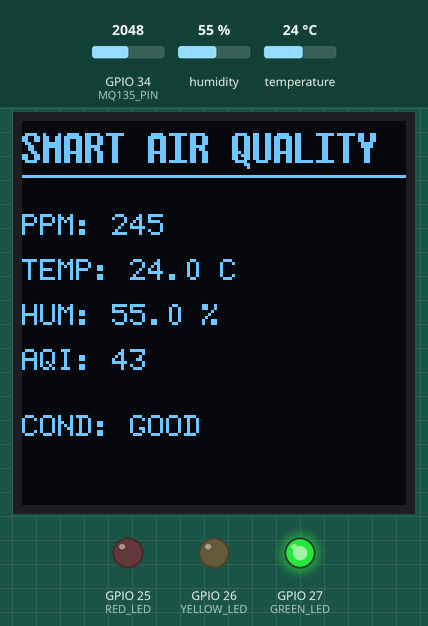
Simulated run of this sketch. Board: ESP32. On the bench: 128×128 one-colour display, output pins drawn as LEDs (lit = HIGH). Inputs (shaded band) come from the test bench; at power-on: humidity 55 %, GPIO 34 (MQ135_PIN) = 2048, temperature 24 °C. WiFi joins after 1.5 s; servers stay silent unless stated; pins used as bus, display or sensor lines are not drawn.

Above: at 2.7 s.
2.8 s: humidity set to 69 %
At 6.7 s:
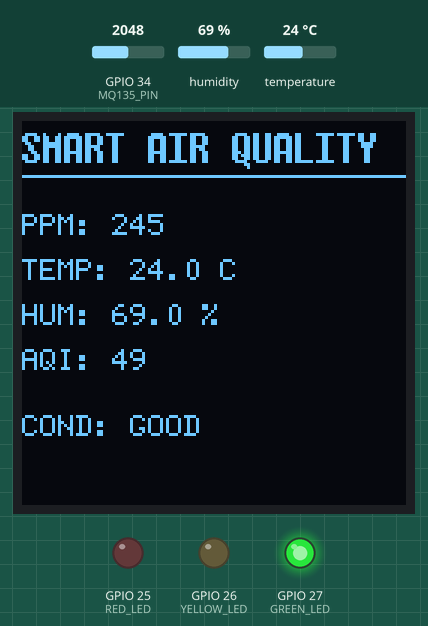
7.6 s: humidity set to 72 %
At 10.9 s:
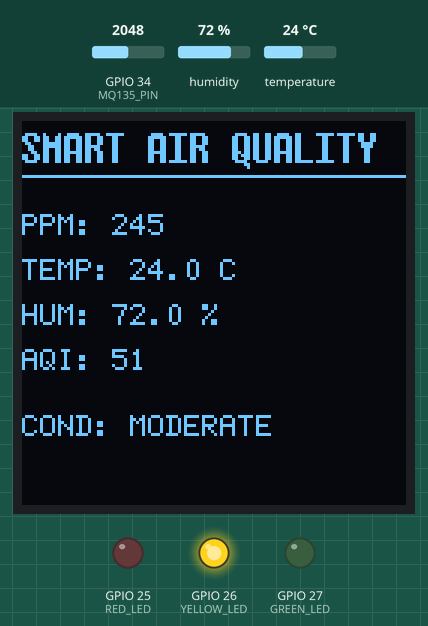
11.6 s: GPIO 34 (MQ135_PIN) set to 2866
At 13.3 s:
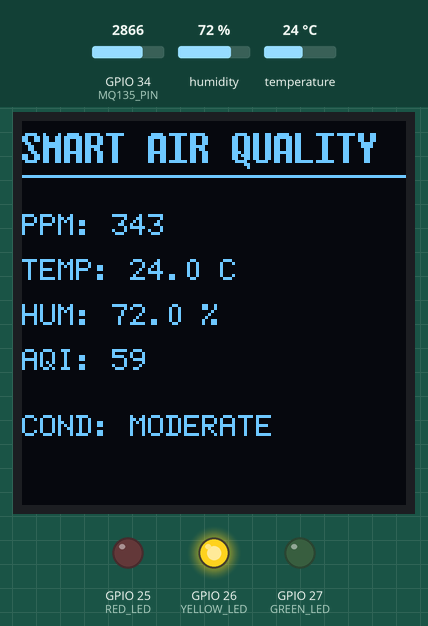
13.6 s: temperature set to 19.3 °C
At 15.2 s:
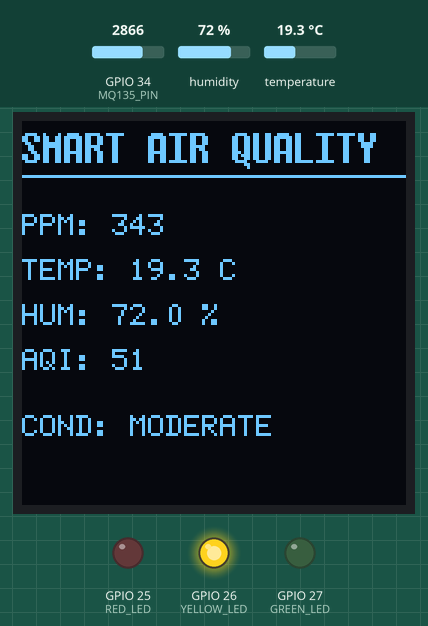
15.6 s: temperature set to 18.6 °C
At 19.3 s:
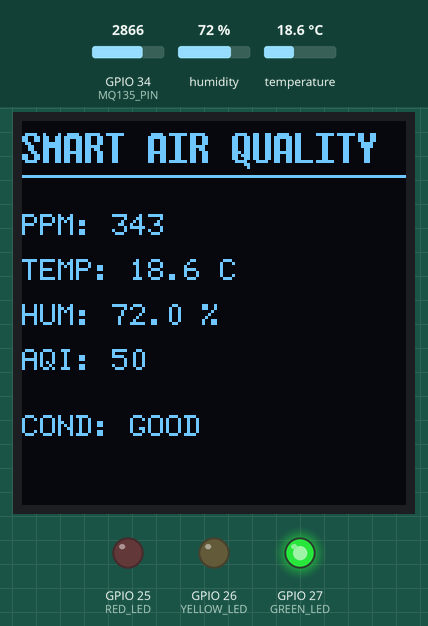
19.6 s: GPIO 34 (MQ135_PIN) set to 3029
At 20.7 s:
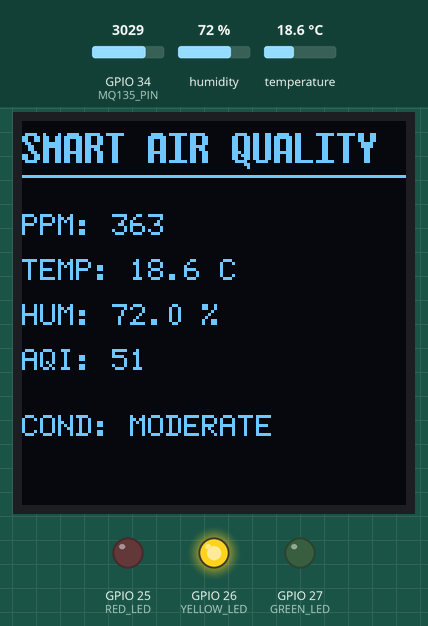
Timing chart, 0 to 22.6 s (numbered marks = the images above; inputs shaded):
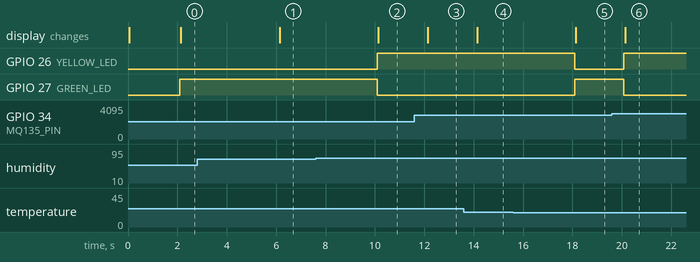

Measured:
- the behaviour switches between 70 and 71 % on humidity (found by bisection; images 1 and 2)
- the behaviour switches between 19 and 18.9 °C on temperature (found by bisection; images 4 and 5)
- the behaviour switches between 2958 and 2959 on GPIO 34 (MQ135_PIN) (found by bisection; images 5 and 6)
- after the input at 2.8 s, the display: changes after 3.3 s (image 1)
- after the input at 7.6 s, GPIO 26 (YELLOW_LED): LOW → HIGH after 2.5 s; GPIO 27 (GREEN_LED): HIGH → LOW after 2.5 s; the display: changes after 2.5 s (image 2)
- after the input at 11.6 s, the display: changes after 0.53 s (image 3)
- after the input at 13.6 s, the display: changes after 0.54 s (image 4)
- after the input at 15.6 s, GPIO 26 (YELLOW_LED): HIGH → LOW after 2.5 s; GPIO 27 (GREEN_LED): LOW → HIGH after 2.5 s; the display: changes after 2.5 s (image 5)
- after the input at 19.6 s, GPIO 26 (YELLOW_LED): LOW → HIGH after 0.48 s; GPIO 27 (GREEN_LED): HIGH → LOW after 0.48 s; the display: changes after 0.53 s (image 6)

The sketch:

SMART_AIR_QUALITY_MONITORING_SYSTEM.ino
```cpp
#define BLYNK_TEMPLATE_ID "TMPL34PpShGDc"
#define BLYNK_TEMPLATE_NAME "AIR QUALITY INDEX"
#define BLYNK_AUTH_TOKEN "RuYQJ2ki0lIfR_YzN3ILLQP2dzzcpsoW"

#include <WiFi.h>
#include <BlynkSimpleEsp32.h>
#include <SPI.h>
#include <U8g2lib.h>
#include <DHT.h>

// WiFi Credentials
char ssid[] = "AndroidAP_9188";
char pass[] = "12345678";

// OLED SPI - Hardware SPI Pins: SCK=18, MOSI=23
#define OLED_CS 5
#define OLED_DC 16
#define OLED_RST 17

U8G2_SSD1327_MIDAS_128X128_F_4W_HW_SPI u8g2(U8G2_R0, OLED_CS, OLED_DC, OLED_RST);

// Sensors
#define MQ135_PIN 34
#define DHTPIN 4
#define DHTTYPE DHT22
DHT dht(DHTPIN, DHTTYPE);

// Outputs
#define RED_LED 25
#define YELLOW_LED 26
#define GREEN_LED 27
#define BUZZER 19 // Pin 32 is used to avoid SPI Hardware conflicts

#define BUZZER_CHN 0
#define BUZZER_RES 8

BlynkTimer timer;
float ppm, temp, hum;
int aqi;
String condition;

void buzzerBeep(bool state){
  if(state) ledcWriteTone(BUZZER_CHN, 2000);
  else ledcWriteTone(BUZZER_CHN, 0);
}

void readAndDisplay(){
  // 1. Read Sensors
  int raw = analogRead(MQ135_PIN);
  ppm = raw * 0.12;
  float t = dht.readTemperature();
  float h = dht.readHumidity();
  if(!isnan(t)) temp = t;
  if(!isnan(h)) hum = h;

  // 2. AQI Calculation
  int gasIndex = map(ppm, 0, 500, 0, 100);
  int tempIndex = map(temp, 20, 40, 0, 100);
  int humIndex = map(hum, 20, 80, 0, 100);
  aqi = (0.4 * gasIndex) + (0.3 * tempIndex) + (0.3 * humIndex);

  // 3. Logic for LEDs and Buzzer
  if(aqi <= 50){
    condition="GOOD";
    digitalWrite(GREEN_LED, HIGH); digitalWrite(YELLOW_LED, LOW); digitalWrite(RED_LED, LOW);
    buzzerBeep(false);
  }
  else if(aqi <= 100){
    condition="MODERATE";
    digitalWrite(GREEN_LED, LOW); digitalWrite(YELLOW_LED, HIGH); digitalWrite(RED_LED, LOW);
    buzzerBeep(false);
  }
  else{
    condition="POOR";
    digitalWrite(GREEN_LED, LOW);
    digitalWrite(YELLOW_LED, LOW);
    digitalWrite(RED_LED, HIGH);
    buzzerBeep(true);
  }

  // 4. OLED DISPLAY WITH UPDATED TITLE
  u8g2.clearBuffer();

  // Title Header
  u8g2.setFont(u8g2_font_7x14B_tf);
  u8g2.drawStr(0, 14, "SMART AIR QUALITY"); // Title updated here
  u8g2.drawHLine(0, 18, 128);

  // Labels and Values
  u8g2.setFont(u8g2_font_6x12_tf);
  u8g2.setCursor(0, 38); u8g2.print("PPM: "); u8g2.print((int)ppm);
  u8g2.setCursor(0, 53); u8g2.print("TEMP: "); u8g2.print(temp, 1); u8g2.print(" C");
  u8g2.setCursor(0, 68); u8g2.print("HUM: "); u8g2.print(hum, 1); u8g2.print(" %");
  u8g2.setCursor(0, 83); u8g2.print("AQI: "); u8g2.print(aqi);
  u8g2.setCursor(0, 105); u8g2.print("COND: "); u8g2.print(condition);

  u8g2.sendBuffer();

  // 5. Send to Blynk
  if(Blynk.connected()){
    Blynk.virtualWrite(V0, aqi);
    Blynk.virtualWrite(V1, temp);
    Blynk.virtualWrite(V2, hum);
    Blynk.virtualWrite(V3, ppm);
    Blynk.virtualWrite(V4, condition);
  }
}

void setup(){
  Serial.begin(115200);

  pinMode(RED_LED, OUTPUT);
  pinMode(YELLOW_LED, OUTPUT);
  pinMode(GREEN_LED, OUTPUT);

  ledcSetup(BUZZER_CHN, 2000, BUZZER_RES);
  ledcAttachPin(BUZZER, BUZZER_CHN);

  dht.begin();

  // OLED Reset and Init
  pinMode(OLED_RST, OUTPUT);
  digitalWrite(OLED_RST, LOW); delay(50); digitalWrite(OLED_RST, HIGH);
  u8g2.begin();

  // Non-blocking WiFi/Blynk
  WiFi.begin(ssid, pass);
  Blynk.config(BLYNK_AUTH_TOKEN);

  timer.setInterval(2000L, readAndDisplay);
}

void loop(){
  Blynk.run();
  timer.run();
}
```
